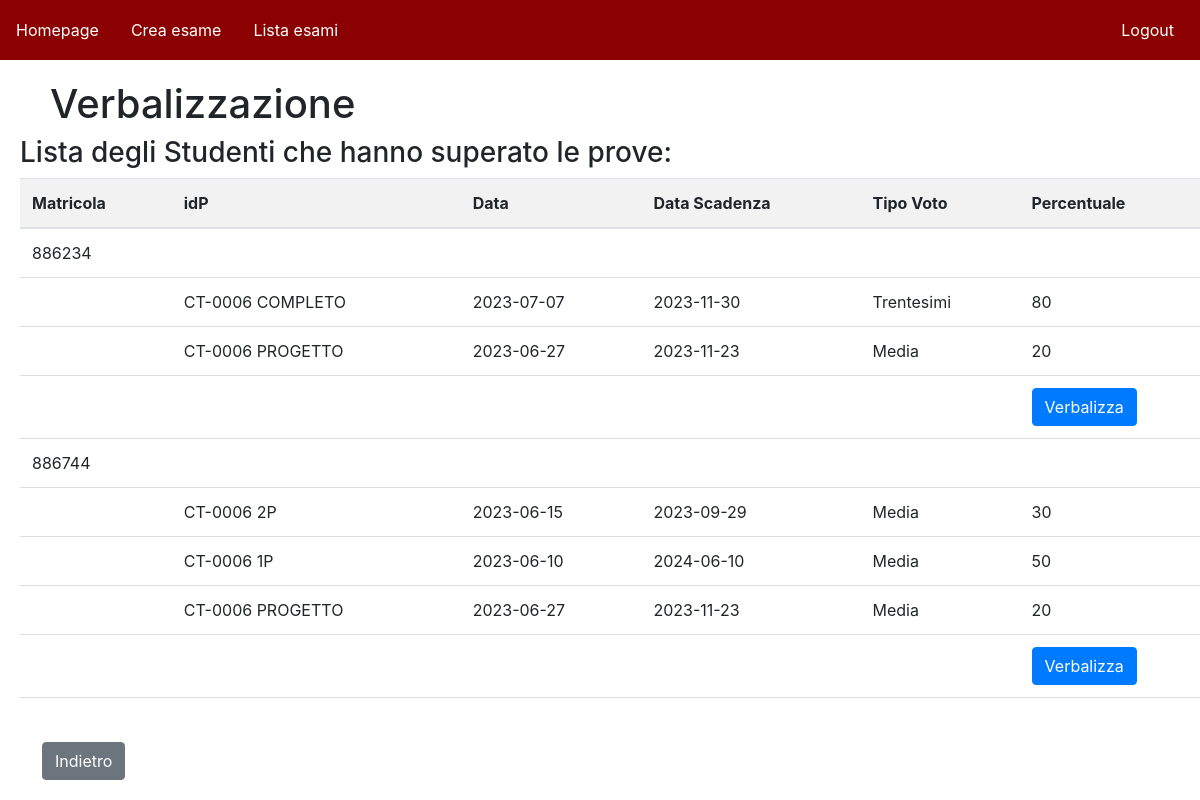
The app's page /verbalizza/CT-0374 (signed in) with its own data.
### db_setup.py (models this page shows, shortened)
class Appelli(db.Model):
    __tablename__ = 'Appelli'
    idP = db.Column(db.String(100), db.ForeignKey('prova.idP', name=None), primary_key=True)
    idS = db.Column(db.Integer, db.ForeignKey('studente.idS', name=None), primary_key=True)
    voto = db.Column(db.Integer)
    stato_superamento = db.Column(db.Boolean)
    prova = db.relationship('Prova', backref=db.backref('appelli', cascade='all, delete-orphan'))
    studente = db.relationship('Studente', backref=db.backref('appelli', cascade='all, delete-orphan'))

class Studente( db.Model):
    idS = db.Column(db.Integer, primary_key=True, unique = True)
    nome = db.Column(db.String(100))
    cognome = db.Column(db.String(100))

class Prova( db.Model ):
    idP = db.Column(db.String(100), primary_key=True)
    nome_prova = db.Column(db.String(100))
    tipo_prova = db.Column(Enum('scritto', 'orale', 'pratico', 'completo'), name='tipo_prova')
    tipo_voto = db.Column(db.String(100))
    percentuale = db.Column(db.Integer)
    data = db.Column(db.Date)
    ora_prova = db.Column(db.String(100))
    data_scadenza = db.Column(db.Date)
    idE = db.Column(db.String(100), db.ForeignKey('esame.idE'))
    idD = db.Column(db.Integer, db.ForeignKey('docente.idD'))

### routes.py (the view)
@bp.route('/verbalizza/<string:idE>', methods=['GET', 'POST'])
@login_required
def verbalizza(idE):
    from db_setup import Studente, db, Appelli, Prova, Esame, Registrazione_esame
    subquery = (
        db.session.query(Appelli.idS)
        .filter(Appelli.stato_superamento == True)
        .subquery()
    )
    lista_voti_studenti = (
        db.session.query(Studente.idS, Prova.idP, Prova.data, Prova.data_scadenza, Prova.tipo_voto, Prova.percentuale, Appelli.voto)
        .join(Appelli, Studente.idS == Appelli.idS)
        .join(Prova, Prova.idP == Appelli.idP)
        .filter(Studente.idS.in_(subquery))
        .all()
    )
    return flask.render_template('verbalizzazione.html', idE=idE, lista_voti_studenti=lista_voti_studenti)

### routes.py (called while the page is built)
@login_manager.user_loader
def load_user(user_id):
    from db_setup import Docente
    return Docente.query.get(user_id)

### app/templates/verbalizzazione.html (shortened to what this page needs)
<!DOCTYPE html>
<html lang="en">
<head>
    <link rel="stylesheet" href="../static/exam_page.css">
    <link rel="stylesheet" href="../static/goback.css">
    <link rel="stylesheet" href="../static/navbar.css">
    <link rel="stylesheet" href="{{ url_for('static', filename='goback.css') }}">
    <link rel="stylesheet" href="https://stackpath.bootstrapcdn.com/bootstrap/4.5.2/css/bootstrap.min.css">
</head>
<body>
    <ul class="nav">
        <li class="nav-item">
            <a class="nav-link" href="{{ url_for('routes.homepage') }}">Homepage</a>
        </li>
        <li class="nav-item">
            <a class="nav-link" href="{{ url_for('routes.create_exam') }}">Crea esame</a>
        </li>
        <li class="nav-item">
            <a class="nav-link" href="{{ url_for('routes.view_exams') }}">Lista esami</a>
        </li>
        <li class="nav-item ml-auto">
            <a class="nav-link" href="{{ url_for('routes.login') }}">Logout</a>
        </li>
    </ul>
    <div id="Informazioni" class="container">
        <h1>Verbalizzazione</h1>
    </div>
    <div id="ListaStudentiIscritti" class="m1-2">
        <h3>Lista degli Studenti che hanno superato le prove:</h3>
        <div class="table-responsive">
            <table class="table">
                <thead>
                    <tr>
                        <th>Matricola</th>
                        <th>idP</th>
                        <th>Data</th>
                        <th>Data Scadenza</th>
                        <th>Tipo Voto</th>
                        <th>Percentuale</th>
                    </tr>
                </thead>
                <tbody>
                    {% for key, group in lista_voti_studenti|groupby(0) %}
                    <tr>
                        <td>{{ key }}</td>
                        <td colspan="5"></td>
                    </tr>
                    {% for record in group %}
                    <tr>
                        <td></td>
                        <td>{{ record[1] }}</td>
                        <td>{{ record[2] }}</td>
                        <td>{{ record[3] }}</td>
                        <td>{{ record[4] }}</td>
                        <td>{{ record[5] }}</td>
                    </tr>
                    {% if loop.last %}
                    <tr>
                        <td colspan="5"></td>
                        <td>
                            <button onclick="" class="btn btn-primary">Verbalizza</button>
                        </td>
                    </tr>
                    {% endif %}
                    {% endfor %}
                    {% endfor %}
                </tbody>
            </table>
        </div>
        <br>
        <button id="goback" onclick="goBack()" class="button-goback btn btn-secondary">Indietro</button>
    </div>

### app/static/exam_page.css (style rules this page uses)
#Informazioni { margin-top: 20px; padding-left: 20px; }
#Exam_Details, #ListaProve, #Test_Details, #ListaStudentiIscritti { position: relative; left:20px; }
table { width: 90%; border-collapse: collapse; }
th, td { text-align: left; border-bottom: 1px solid #ddd; padding: 8px; }
th { background-color: #f2f2f2; }

### app/static/goback.css (style rules this page uses)
.button-goback { background-color: #f44336; color: white; border: none; padding: 10px 20px; text-align: center; text-decoration: none; display: inline-block; font-size: 16px; margin: 4px 2px; cursor: pointer; position: relative; left: 20px; }

### app/static/navbar.css (style rules this page uses)
body { background-color: #f2f2f2; font-family: Arial, sans-serif; margin: 0; padding: 0; }
ul { padding: 10px; background-color: #8B0000; list-style-type: none; margin: 0; overflow: hidden; }
li { float: left; }
li a { color: #fff; text-align: center; display: block; padding: 14px 16px; text-decoration: none; }

### records on screen
Appelli: idS "886234", idP "CT-0006 COMPLETO", record "2023-07-07", record "2023-11-30", tipo_voto "Trentesimi", percentuale "80"
Appelli: idP "CT-0006 PROGETTO", record "2023-06-27", record "2023-11-23", tipo_voto "Media", percentuale "20", shows "Verbalizza"
Appelli: idS "886744", idP "CT-0006 2P", record "2023-06-15", record "2023-09-29", tipo_voto "Media", percentuale "30"
Appelli: idP "CT-0006 1P", record "2023-06-10", record "2024-06-10", tipo_voto "Media", percentuale "50"
Appelli: idP "CT-0006 PROGETTO", record "2023-06-27", record "2023-11-23", tipo_voto "Media", percentuale "20", shows "Verbalizza"
